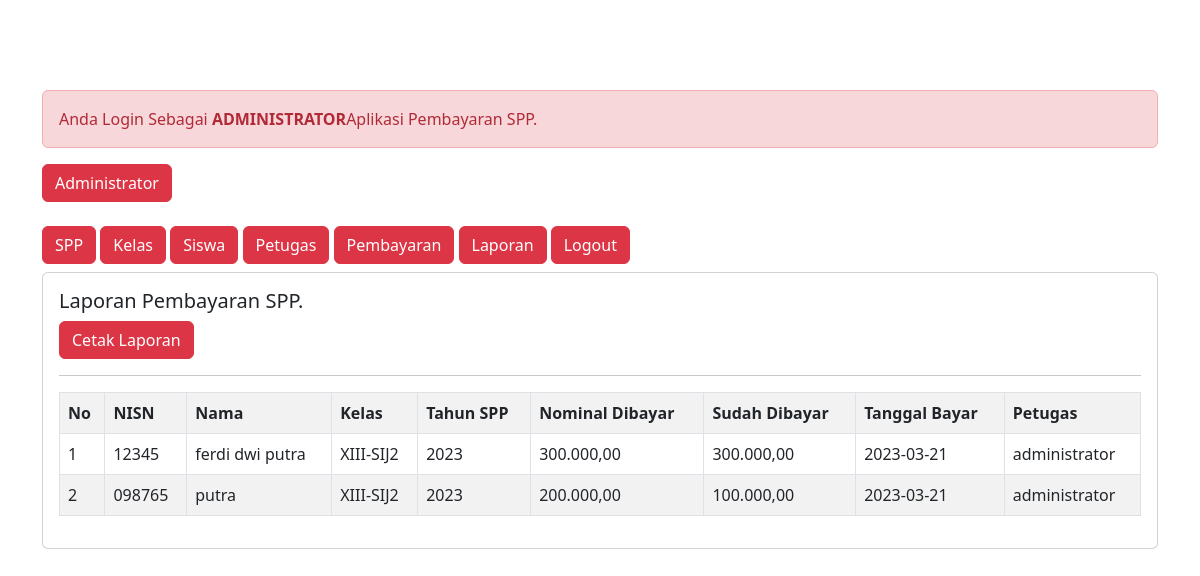
Screenshot of /admin/admin.php?url=laporan (signed in) with the database file from the repository.
### tables this page shows
CREATE TABLE `pembayaran` (
  `id_pembayaran` int(11) NOT NULL,
  `id_petugas` int(11) NOT NULL,
  `nisn` varchar(10) NOT NULL,
  `tgl_bayar` date NOT NULL,
  `bulan_dibayar` varchar(8) NOT NULL,
  `tahun_dibayar` varchar(4) NOT NULL,
  `id_spp` int(11) NOT NULL,
  `jumlah_bayar` int(11) NOT NULL
);

CREATE TABLE `siswa` (
  `nisn` char(10) NOT NULL,
  `nis` char(8) NOT NULL,
  `nama` varchar(35) NOT NULL,
  `id_kelas` int(11) NOT NULL,
  `alamat` text NOT NULL,
  `no_telp` varchar(13) NOT NULL,
  `id_spp` int(11) NOT NULL
);

CREATE TABLE `kelas` (
  `id_kelas` int(11) NOT NULL,
  `nama_kelas` varchar(10) NOT NULL,
  `kompetesi_keahlian` varchar(50) NOT NULL
);

CREATE TABLE `spp` (
  `id_spp` int(11) NOT NULL,
  `tahun` int(11) NOT NULL,
  `nominal` int(11) NOT NULL
);

CREATE TABLE `petugas` (
  `id_petugas` int(11) NOT NULL,
  `username` varchar(25) NOT NULL,
  `password` varchar(32) NOT NULL,
  `nama_petugas` varchar(35) NOT NULL,
  `level` enum('admin','petugas') NOT NULL
);

### admin/laporan.php (the view)
<h5>Laporan Pembayaran SPP.</h5>
<a href="cetak-laporan.php" class="btn btn-danger">Cetak Laporan</a>
<hr>
<table class ="table table-striped table-bordered">
	<tr class="fw-bold">
		<td>No</td>
		<td>NISN</td>
		<td>Nama</td>
		<td>Kelas</td>
		<td>Tahun SPP</td>
		<td>Nominal Dibayar</td>
		<td>Sudah Dibayar</td>
		<td>Tanggal Bayar</td>
		<td>Petugas</td>
	</tr>
	<?php
	include'../koneksi.php';
	$no = 1;
	$sql = "SELECT*FROM pembayaran,siswa,kelas,spp,petugas WHERE pembayaran.nisn=siswa.nisn AND siswa.id_kelas=kelas.id_kelas AND pembayaran.id_spp=spp.id_spp AND pembayaran.id_petugas=petugas.id_petugas ORDER BY tgl_bayar DESC";
	$query = mysqli_query($koneksi, $sql);
	foreach ($query as $data){
		?>
		<tr>
			<td><?= $no++; ?></td>
			<td><?= $data['nisn'] ?></td>
			<td><?= $data['nama'] ?></td>
			<td><?= $data['nama_kelas'] ?></td>
			<td><?= $data['tahun'] ?></td>
			<td><?= number_format($data['nominal'],2,',','.'); ?></td>
			<td><?= number_format($data['jumlah_bayar'],2,',','.'); ?></td>
			<td><?= $data['tgl_bayar'] ?></td>
			<td><?= $data['nama_petugas'] ?></td>
		</tr>
	<?php } ?>
</table>

### admin/style.css (style rules this page uses)
body { background-image: url("walle.jpg"); background-size: 100%; }

### rows the page displays
pembayaran: siswa.nisn "12345", siswa.nama "ferdi dwi putra", kelas.nama_kelas "XIII-SIJ2", id_spp.tahun "2023", id_spp.nominal "300.000,00", jumlah_bayar "300.000,00", tgl_bayar "2023-03-21", id_petugas.nama_petugas "administrator"
pembayaran: siswa.nisn "098765", siswa.nama "putra", kelas.nama_kelas "XIII-SIJ2", id_spp.tahun "2023", id_spp.nominal "200.000,00", jumlah_bayar "100.000,00", tgl_bayar "2023-03-21", id_petugas.nama_petugas "administrator"
